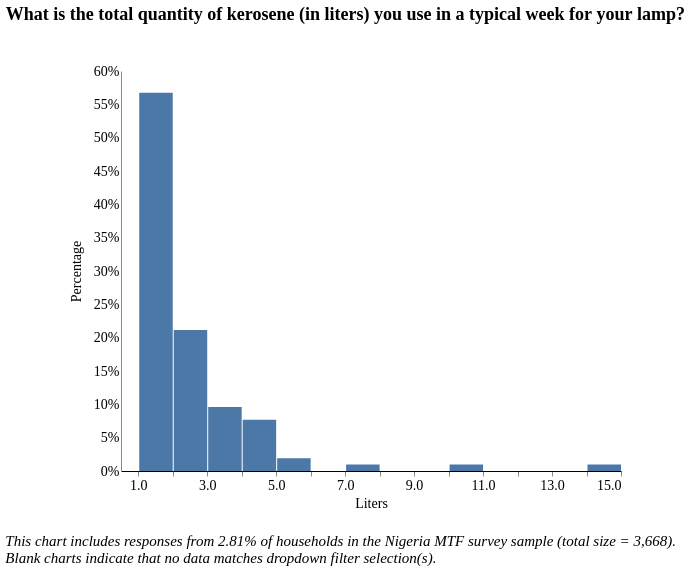

Vega-Lite specification for this chart:
### Vega-Lite specification from a JSON file in a GitHub repository (floating-point values rounded to 4 significant figures)
{"width": 800, "height": 400, "config": {"title": {"fontSize": 18, "font": "Times New Roman", "anchor": "center", "fontColor": "#000000"}, "axisX": {"domain": true, "domainColor": "#000000", "grid": false, "labelFont": "Times New Roman", "labelFontSize": 14, "titleFont": "Times New Roman", "titleFontSize": 14, "titleFontWeight": "normal", "title": "X Axis Title (units)"}, "axisY": {"domain": true, "grid": false, "gridColor": "#DEDDDD", "gridWidth": 1, "labelFont": "Times New Roman", "labelFontSize": 14, "labelAngle": 0, "ticks": false, "titleFont": "Times New Roman", "titleFontSize": 14, "titleFontWeight": "normal", "titlePadding": 10, "title": "Y Axis Title (units)"}, "range": {"category": ["#2980B9", "#003366", "#FFAE19", "#D68910", "#E67E22", "#D35400", "#FF4500", "#FF6162", "#438B28", "#45B39D", "#99ADC1", "#212F3C"]}, "legend": {"labelFont": "Times New Roman", "labelFontSize": 14, "symbolType": "square", "symbolSize": 100, "titleFont": "Times New Roman", "titleFontSize": 14, "titleFontWeight": "normal", "title": "Legend", "orient": "right", "offset": 0}, "tooltip": {"font": "Open Sans"}, "view": {"stroke": "transparent", "text": {"font": "Times New Roman", "color": ["#2980B9", "#003366", "#FFAE19", "#D68910", "#E67E22", "#D35400", "#FF4500", "#FF6162", "#438B28", "#45B39D", "#99ADC1", "#212F3C"], "fontSize": 14, "align": "right", "fontWeight": 400, "size": 14}, "bar": {"size": 40, "binSpacing": 1, "continuousBandSize": 30, "discreteBandSize": 30, "fill": ["#2980B9", "#003366", "#FFAE19", "#D68910", "#E67E22", "#D35400", "#FF4500", "#FF6162", "#438B28", "#45B39D", "#99ADC1", "#212F3C"], "stroke": false}}}, "concat": [{"mark": "bar", "encoding": {"tooltip": [{"field": "f_11", "title": "Response (Binned)", "type": "quantitative"}, {"aggregate": "sum", "field": "pct", "format": ".2%", "title": "Percentage", "type": "quantitative"}], "x": {"axis": {"title": "Liters"}, "bin": {"extent": [0.5, 15], "step": 1}, "field": "f_11", "scale": {"clamp": true, "domain": [0.5, 15]}, "type": "quantitative"}, "y": {"aggregate": "sum", "axis": {"format": "%"}, "field": "pct", "title": "Percentage", "type": "quantitative"}}, "height": 400, "selection": {"selector024": {"type": "single", "fields": ["i19a"], "bind": {"input": "select", "options": [null, "Wood purchased", "Wood collected", "Crop Residue/Plant Biomass", "Kerosene", "Charcoal", "LPG/cooking gas", "Electric", "Charcoal Briquettes", "Garbage", "Piped Natural Gas", "Coal Briquette", "Biomass Briquette", "Other, specify", "Coal/lignite"], "labels": ["All Responses", "Wood purchased", "Wood collected", "Crop Residue/Plant Biomass", "Kerosene", "Charcoal", "LPG/cooking gas", "Electric", "Charcoal Briquettes", "Garbage", "Piped Natural Gas", "Coal Briquette", "Biomass Briquette", "Other", "Coal/lignite"], "name": "Primary Source of Cooking Fuel  "}}, "selector023": {"type": "single", "fields": ["primary_stove"], "bind": {"input": "select", "options": [null, "3-Stone/Open Fire Stove", "Koresone Stove", "Missing Data", "Manufactured Stove Traditional", "LPG/Natural Gas Stove", "Electric Stove"], "labels": ["All Responses", "3-Stone/Open Fire Stove", "Kerosene Stove", "Primary Stove Not Listed", "Manufactured Stove Traditional", "LPG/Natural Gas Stove", "Electric Stove"], "name": "Primary Stove  "}}, "selector022": {"type": "single", "fields": ["main_src_elec"], "bind": {"input": "select", "options": [null, "No Electricity", "National Grid", "Electric Generator", "Solar lan/SLS/SHS", "Rechargeable battery", "Mini-grid"], "labels": ["All Responses", "No Electricity", "National Grid", "Electric Generator", "Solar lantern/SLS/SHS", "Rechargeable battery", "Mini-grid"], "name": "Primary Source Electricity  "}}, "selector021": {"type": "single", "fields": ["locality"], "bind": {"input": "select", "options": [null, 0, 1], "labels": ["National", "Urban", "Rural"], "name": "Locality Breakdown  "}}}, "title": {"text": ["What is the total quantity of kerosene (in liters) you use in a typical week for your lamp?"], "color": "black", "subtitleColor": "black", "offset": 40}, "transform": [{"joinaggregate": [{"op": "count", "field": "*", "as": "total"}]}, {"calculate": "1 / datum.total", "as": "pct"}, {"bin": {"maxbins": 20}, "field": "m", "as": "mbin"}, {"filter": {"selection": "selector024"}}, {"filter": {"selection": "selector023"}}, {"filter": {"selection": "selector022"}}, {"filter": {"selection": "selector021"}}], "width": 500}], "data": {"name": "data-3eb4fb18c0e454ba2437924653851446"}, "title": {"text": ["", "", "This chart includes responses from 2.81% of households in the Nigeria MTF survey sample (total size = 3,668).", "Blank charts indicate that no data matches dropdown filter selection(s)."], "anchor": "start", "baseline": "bottom", "font": "Times New Roman", "fontSize": 15, "fontStyle": "italic", "fontWeight": "normal", "orient": "bottom"}, "$schema": "https://vega.github.io/schema/vega-lite/v4.17.0.json", "datasets": {"data-3eb4fb18c0e454ba2437924653851446": [{"hh_id": 2000504560205, "main_src_elec": "No Electricity", "f_11": 7.0, "locality": 0, "f2": "Pressurized mantle lamp", "i19a": "Wood purchased", "primary_stove": "3-Stone/Open Fire Stove"}, {"hh_id": 2011514581205, "main_src_elec": "No Electricity", "f_11": 1.0, "locality": 1, "f2": "Hurricane lamp with glass cover", "i19a": "Kerosene", "primary_stove": "3-Stone/Open Fire Stove"}, {"hh_id": 2011519100912, "main_src_elec": "National Grid", "f_11": 3.0, "locality": 1, "f2": "Pressurized mantle lamp", "i19a": "Charcoal", "primary_stove": "Koresone Stove"}, {"hh_id": 3006518840101, "main_src_elec": null, "f_11": 3.0, "locality": 1, "f2": "Hurricane lamp with glass cover", "i19a": "Wood purchased", "primary_stove": "Manufactured Stove Traditional"}, {"hh_id": 3006518840302, "main_src_elec": null, "f_11": 2.0, "locality": 1, "f2": "Hurricane lamp with glass cover", "i19a": "Wood purchased", "primary_stove": "Manufactured Stove Traditional"}, {"hh_id": 3006518840501, "main_src_elec": null, "f_11": 2.0, "locality": 1, "f2": "Hurricane lamp with glass cover", "i19a": "Wood purchased", "primary_stove": "3-Stone/Open Fire Stove"}, {"hh_id": 3006518841801, "main_src_elec": null, "f_11": 2.0, "locality": 1, "f2": "Pressurized mantle lamp", "i19a": null, "primary_stove": "Manufactured Stove Traditional"}, {"hh_id": 3008505642201, "main_src_elec": null, "f_11": 3.0, "locality": 1, "f2": "Hurricane lamp with glass cover", "i19a": null, "primary_stove": "Manufactured Stove Traditional"}, {"hh_id": 3008505644701, "main_src_elec": null, "f_11": 1.0, "locality": 1, "f2": "Hurricane lamp with glass cover", "i19a": null, "primary_stove": "Koresone Stove"}, {"hh_id": 3008505644801, "main_src_elec": null, "f_11": 1.0, "locality": 1, "f2": "Hurricane lamp with glass cover", "i19a": null, "primary_stove": "Koresone Stove"}, {"hh_id": 3008515463201, "main_src_elec": null, "f_11": 1.0, "locality": 1, "f2": "Hurricane lamp with glass cover", "i19a": null, "primary_stove": "Koresone Stove"}, {"hh_id": 3008528924201, "main_src_elec": null, "f_11": 2.0, "locality": 1, "f2": "Hurricane lamp with glass cover", "i19a": null, "primary_stove": "3-Stone/Open Fire Stove"}, {"hh_id": 3009506762501, "main_src_elec": null, "f_11": 1.0, "locality": 1, "f2": "Hurricane lamp with glass cover", "i19a": null, "primary_stove": "3-Stone/Open Fire Stove"}, {"hh_id": 3010516320803, "main_src_elec": null, "f_11": 1.0, "locality": 0, "f2": "Hurricane lamp with glass cover", "i19a": null, "primary_stove": "3-Stone/Open Fire Stove"}, {"hh_id": 3013515721401, "main_src_elec": null, "f_11": 2.0, "locality": 1, "f2": "Hurricane lamp with glass cover", "i19a": null, "primary_stove": "3-Stone/Open Fire Stove"}, {"hh_id": 3013515721501, "main_src_elec": null, "f_11": 1.0, "locality": 1, "f2": "Hurricane lamp with glass cover", "i19a": null, "primary_stove": "3-Stone/Open Fire Stove"}, {"hh_id": 3023501920102, "main_src_elec": null, "f_11": 3.0, "locality": 0, "f2": "Hurricane lamp with glass cover", "i19a": null, "primary_stove": "3-Stone/Open Fire Stove"}, {"hh_id": 3032521982301, "main_src_elec": null, "f_11": 1.0, "locality": 1, "f2": "Hurricane lamp with glass cover", "i19a": null, "primary_stove": "Koresone Stove"}, {"hh_id": 4000509262602, "main_src_elec": null, "f_11": 2.0, "locality": 0, "f2": "Hurricane lamp with glass cover", "i19a": null, "primary_stove": "3-Stone/Open Fire Stove"}, {"hh_id": 4002507261403, "main_src_elec": null, "f_11": 1.0, "locality": 1, "f2": "Hurricane lamp with glass cover", "i19a": null, "primary_stove": "3-Stone/Open Fire Stove"}, {"hh_id": 4003507221101, "main_src_elec": null, "f_11": 1.0, "locality": 0, "f2": "Hurricane lamp with glass cover", "i19a": null, "primary_stove": "3-Stone/Open Fire Stove"}, {"hh_id": 4003511180303, "main_src_elec": null, "f_11": 2.0, "locality": 1, "f2": "Hurricane lamp with glass cover", "i19a": null, "primary_stove": "3-Stone/Open Fire Stove"}, {"hh_id": 4003511181605, "main_src_elec": null, "f_11": 2.0, "locality": 1, "f2": "Hurricane lamp with glass cover", "i19a": null, "primary_stove": "3-Stone/Open Fire Stove"}, {"hh_id": 4004511400901, "main_src_elec": null, "f_11": 2.0, "locality": 0, "f2": "Hurricane lamp with glass cover", "i19a": null, "primary_stove": "3-Stone/Open Fire Stove"}, {"hh_id": 4004514920902, "main_src_elec": null, "f_11": 1.0, "locality": 0, "f2": "Hurricane lamp with glass cover", "i19a": null, "primary_stove": "3-Stone/Open Fire Stove"}, {"hh_id": 4006506881001, "main_src_elec": null, "f_11": 2.0, "locality": 0, "f2": "Hurricane lamp with glass cover", "i19a": null, "primary_stove": "3-Stone/Open Fire Stove"}, {"hh_id": 4006506881601, "main_src_elec": null, "f_11": 1.0, "locality": 0, "f2": "Hurricane lamp with glass cover", "i19a": null, "primary_stove": "3-Stone/Open Fire Stove"}, {"hh_id": 4007503460105, "main_src_elec": null, "f_11": 2.0, "locality": 1, "f2": "Hurricane lamp with glass cover", "i19a": null, "primary_stove": "3-Stone/Open Fire Stove"}, {"hh_id": 4007503460701, "main_src_elec": null, "f_11": 4.0, "locality": 1, "f2": "Hurricane lamp with glass cover", "i19a": null, "primary_stove": "3-Stone/Open Fire Stove"}, {"hh_id": 4007512086101, "main_src_elec": null, "f_11": 5.0, "locality": 1, "f2": "Hurricane lamp with glass cover", "i19a": null, "primary_stove": "3-Stone/Open Fire Stove"}, {"hh_id": 4009508902401, "main_src_elec": null, "f_11": 15.0, "locality": 0, "f2": "Hurricane lamp with glass cover", "i19a": null, "primary_stove": "3-Stone/Open Fire Stove"}, {"hh_id": 4013502060102, "main_src_elec": null, "f_11": 1.0, "locality": 0, "f2": "Hurricane lamp with glass cover", "i19a": null, "primary_stove": "3-Stone/Open Fire Stove"}, {"hh_id": 4013502060904, "main_src_elec": null, "f_11": 3.0, "locality": 0, "f2": "Hurricane lamp with glass cover", "i19a": null, "primary_stove": "3-Stone/Open Fire Stove"}, {"hh_id": 4018502700601, "main_src_elec": null, "f_11": 2.0, "locality": 0, "f2": "Hurricane lamp with glass cover", "i19a": null, "primary_stove": "3-Stone/Open Fire Stove"}, {"hh_id": 4018502702301, "main_src_elec": null, "f_11": 1.0, "locality": 0, "f2": "Hurricane lamp with glass cover", "i19a": null, "primary_stove": "3-Stone/Open Fire Stove"}, {"hh_id": 4018502702401, "main_src_elec": null, "f_11": 2.0, "locality": 0, "f2": "Hurricane lamp with glass cover", "i19a": null, "primary_stove": "3-Stone/Open Fire Stove"}, {"hh_id": 4018502704602, "main_src_elec": null, "f_11": 2.0, "locality": 0, "f2": "Hurricane lamp with glass cover", "i19a": null, "primary_stove": "3-Stone/Open Fire Stove"}, {"hh_id": 4022513041101, "main_src_elec": null, "f_11": 3.0, "locality": 0, "f2": "Hurricane lamp with glass cover", "i19a": null, "primary_stove": "3-Stone/Open Fire Stove"}, {"hh_id": 4023509703802, "main_src_elec": null, "f_11": 1.0, "locality": 1, "f2": "Hurricane lamp with glass cover", "i19a": null, "primary_stove": "3-Stone/Open Fire Stove"}, {"hh_id": 4023513982102, "main_src_elec": null, "f_11": 4.0, "locality": 1, "f2": "Hurricane lamp with glass cover", "i19a": null, "primary_stove": "3-Stone/Open Fire Stove"}, {"hh_id": 10002513173301, "main_src_elec": null, "f_11": 1.0, "locality": 0, "f2": "Other, specify", "i19a": null, "primary_stove": "3-Stone/Open Fire Stove"}, {"hh_id": 10008507720302, "main_src_elec": null, "f_11": 1.0, "locality": 0, "f2": "Hurricane lamp with glass cover", "i19a": null, "primary_stove": "3-Stone/Open Fire Stove"}, {"hh_id": 10008507720701, "main_src_elec": null, "f_11": 1.0, "locality": 0, "f2": "Hurricane lamp with glass cover", "i19a": null, "primary_stove": "3-Stone/Open Fire Stove"}, {"hh_id": 10012510702501, "main_src_elec": null, "f_11": 1.0, "locality": 1, "f2": "Hurricane lamp with glass cover", "i19a": null, "primary_stove": "Koresone Stove"}, {"hh_id": 10013500993202, "main_src_elec": null, "f_11": 1.0, "locality": 1, "f2": "Hurricane lamp with glass cover", "i19a": null, "primary_stove": "Manufactured Stove Traditional"}, {"hh_id": 10013509260602, "main_src_elec": null, "f_11": 2.0, "locality": 1, "f2": "Hurricane lamp with glass cover", "i19a": null, "primary_stove": "Missing Data"}, {"hh_id": 10013509261201, "main_src_elec": null, "f_11": 1.0, "locality": 1, "f2": "Hurricane lamp with glass cover", "i19a": null, "primary_stove": "Missing Data"}, {"hh_id": 10015507540301, "main_src_elec": null, "f_11": 1.0, "locality": 1, "f2": "Open wick lamp", "i19a": null, "primary_stove": "Manufactured Stove Traditional"}, {"hh_id": 10015534241501, "main_src_elec": null, "f_11": 1.0, "locality": 1, "f2": "Hurricane lamp with glass cover", "i19a": null, "primary_stove": "LPG/Natural Gas Stove"}, {"hh_id": 10015534241601, "main_src_elec": null, "f_11": 1.0, "locality": 1, "f2": "Hurricane lamp with glass cover", "i19a": null, "primary_stove": "3-Stone/Open Fire Stove"}, {"hh_id": 10015534863201, "main_src_elec": null, "f_11": 1.0, "locality": 1, "f2": "Hurricane lamp with glass cover", "i19a": null, "primary_stove": "Manufactured Stove Traditional"}, {"hh_id": 10015544720604, "main_src_elec": null, "f_11": 1.0, "locality": 1, "f2": "Hurricane lamp with glass cover", "i19a": null, "primary_stove": "Missing Data"}, {"hh_id": 10016506640501, "main_src_elec": null, "f_11": 3.0, "locality": 1, "f2": "Hurricane lamp with glass cover", "i19a": null, "primary_stove": "Missing Data"}, {"hh_id": 10016506640701, "main_src_elec": null, "f_11": 4.0, "locality": 1, "f2": "Pressurized mantle lamp", "i19a": null, "primary_stove": "Koresone Stove"}, {"hh_id": 10016506640702, "main_src_elec": null, "f_11": 1.0, "locality": 1, "f2": "Hurricane lamp with glass cover", "i19a": null, "primary_stove": "3-Stone/Open Fire Stove"}, {"hh_id": 10031503384601, "main_src_elec": null, "f_11": 3.0, "locality": 1, "f2": "Hurricane lamp with glass cover", "i19a": null, "primary_stove": "3-Stone/Open Fire Stove"}, {"hh_id": 10033505165701, "main_src_elec": null, "f_11": 1.0, "locality": 0, "f2": "Hurricane lamp with glass cover", "i19a": null, "primary_stove": "3-Stone/Open Fire Stove"}, {"hh_id": 10040508922216, "main_src_elec": null, "f_11": 1.0, "locality": 1, "f2": "Open wick lamp", "i19a": null, "primary_stove": "3-Stone/Open Fire Stove"}, {"hh_id": 11001500204601, "main_src_elec": null, "f_11": 1.0, "locality": 1, "f2": "Hurricane lamp with glass cover", "i19a": null, "primary_stove": "3-Stone/Open Fire Stove"}, {"hh_id": 11002502201101, "main_src_elec": null, "f_11": 3.0, "locality": 1, "f2": "Hurricane lamp with glass cover", "i19a": null, "primary_stove": "3-Stone/Open Fire Stove"}, {"hh_id": 11007505261301, "main_src_elec": null, "f_11": 1.0, "locality": 0, "f2": "Hurricane lamp with glass cover", "i19a": null, "primary_stove": "3-Stone/Open Fire Stove"}, {"hh_id": 11010516482202, "main_src_elec": null, "f_11": 4.0, "locality": 1, "f2": "Hurricane lamp with glass cover", "i19a": null, "primary_stove": "Missing Data"}, {"hh_id": 11010516483104, "main_src_elec": null, "f_11": 1.0, "locality": 1, "f2": "Hurricane lamp with glass cover", "i19a": null, "primary_stove": "3-Stone/Open Fire Stove"}, {"hh_id": 11011514943702, "main_src_elec": null, "f_11": 1.0, "locality": 1, "f2": "Hurricane lamp with glass cover", "i19a": null, "primary_stove": "3-Stone/Open Fire Stove"}, {"hh_id": 11011515262205, "main_src_elec": null, "f_11": 1.0, "locality": 1, "f2": "Hurricane lamp with glass cover", "i19a": null, "primary_stove": "Koresone Stove"}, {"hh_id": 11011515262306, "main_src_elec": null, "f_11": 1.0, "locality": 1, "f2": "Hurricane lamp with glass cover", "i19a": null, "primary_stove": "Missing Data"}, {"hh_id": 11011518105104, "main_src_elec": null, "f_11": 1.0, "locality": 1, "f2": "Hurricane lamp with glass cover", "i19a": null, "primary_stove": "LPG/Natural Gas Stove"}, {"hh_id": 11012517362101, "main_src_elec": null, "f_11": 1.0, "locality": 1, "f2": "Hurricane lamp with glass cover", "i19a": null, "primary_stove": "LPG/Natural Gas Stove"}, {"hh_id": 11012526384404, "main_src_elec": null, "f_11": 1.0, "locality": 1, "f2": "Hurricane lamp with glass cover", "i19a": null, "primary_stove": "3-Stone/Open Fire Stove"}, {"hh_id": 11016511201801, "main_src_elec": null, "f_11": 1.0, "locality": 1, "f2": "Hurricane lamp with glass cover", "i19a": null, "primary_stove": "3-Stone/Open Fire Stove"}, {"hh_id": 11016511202401, "main_src_elec": null, "f_11": 4.0, "locality": 1, "f2": "Hurricane lamp with glass cover", "i19a": null, "primary_stove": "3-Stone/Open Fire Stove"}, {"hh_id": 11016511202701, "main_src_elec": null, "f_11": 1.0, "locality": 1, "f2": "Hurricane lamp with glass cover", "i19a": null, "primary_stove": "3-Stone/Open Fire Stove"}, {"hh_id": 11016511203401, "main_src_elec": null, "f_11": 1.0, "locality": 1, "f2": "Hurricane lamp with glass cover", "i19a": null, "primary_stove": "3-Stone/Open Fire Stove"}, {"hh_id": 11016511203701, "main_src_elec": null, "f_11": 1.0, "locality": 1, "f2": "Hurricane lamp with glass cover", "i19a": null, "primary_stove": "3-Stone/Open Fire Stove"}, {"hh_id": 11016514360501, "main_src_elec": null, "f_11": 1.0, "locality": 0, "f2": "Hurricane lamp with glass cover", "i19a": null, "primary_stove": "3-Stone/Open Fire Stove"}, {"hh_id": 11016514360701, "main_src_elec": null, "f_11": 2.0, "locality": 0, "f2": "Hurricane lamp with glass cover", "i19a": null, "primary_stove": "3-Stone/Open Fire Stove"}, {"hh_id": 11016516561701, "main_src_elec": null, "f_11": 1.0, "locality": 0, "f2": "Hurricane lamp with glass cover", "i19a": null, "primary_stove": "3-Stone/Open Fire Stove"}, {"hh_id": 11016516561702, "main_src_elec": null, "f_11": 4.0, "locality": 0, "f2": "Hurricane lamp with glass cover", "i19a": null, "primary_stove": "3-Stone/Open Fire Stove"}, {"hh_id": 11016516562602, "main_src_elec": null, "f_11": 4.0, "locality": 0, "f2": "Hurricane lamp with glass cover", "i19a": null, "primary_stove": "3-Stone/Open Fire Stove"}, {"hh_id": 11018504942501, "main_src_elec": null, "f_11": 1.0, "locality": 0, "f2": "Hurricane lamp with glass cover", "i19a": null, "primary_stove": "3-Stone/Open Fire Stove"}, {"hh_id": 11020516420101, "main_src_elec": null, "f_11": 1.0, "locality": 0, "f2": "Hurricane lamp with glass cover", "i19a": null, "primary_stove": "3-Stone/Open Fire Stove"}, {"hh_id": 11020516424301, "main_src_elec": null, "f_11": 1.0, "locality": 0, "f2": "Hurricane lamp with glass cover", "i19a": null, "primary_stove": "3-Stone/Open Fire Stove"}, {"hh_id": 11020521481501, "main_src_elec": null, "f_11": 1.0, "locality": 0, "f2": "Hurricane lamp with glass cover", "i19a": null, "primary_stove": "3-Stone/Open Fire Stove"}, {"hh_id": 11020521483301, "main_src_elec": null, "f_11": 3.0, "locality": 0, "f2": "Hurricane lamp with glass cover", "i19a": null, "primary_stove": "3-Stone/Open Fire Stove"}, {"hh_id": 11020521487802, "main_src_elec": null, "f_11": 5.0, "locality": 0, "f2": "Hurricane lamp with glass cover", "i19a": null, "primary_stove": "3-Stone/Open Fire Stove"}, {"hh_id": 11021513521001, "main_src_elec": null, "f_11": 4.0, "locality": 0, "f2": "Hurricane lamp with glass cover", "i19a": null, "primary_stove": "3-Stone/Open Fire Stove"}, {"hh_id": 11021513521801, "main_src_elec": null, "f_11": 2.0, "locality": 0, "f2": "Hurricane lamp with glass cover", "i19a": null, "primary_stove": "3-Stone/Open Fire Stove"}, {"hh_id": 11021513522601, "main_src_elec": null, "f_11": 1.0, "locality": 0, "f2": "Hurricane lamp with glass cover", "i19a": null, "primary_stove": "3-Stone/Open Fire Stove"}, {"hh_id": 11022501100201, "main_src_elec": null, "f_11": 2.0, "locality": 0, "f2": "Open wick lamp", "i19a": null, "primary_stove": "3-Stone/Open Fire Stove"}, {"hh_id": 11022501100201, "main_src_elec": null, "f_11": 2.0, "locality": 0, "f2": "Hurricane lamp with glass cover", "i19a": null, "primary_stove": "3-Stone/Open Fire Stove"}, {"hh_id": 11022501103301, "main_src_elec": null, "f_11": 1.0, "locality": 0, "f2": "Hurricane lamp with glass cover", "i19a": null, "primary_stove": "3-Stone/Open Fire Stove"}, {"hh_id": 11022509882801, "main_src_elec": null, "f_11": 1.0, "locality": 0, "f2": "Hurricane lamp with glass cover", "i19a": null, "primary_stove": "3-Stone/Open Fire Stove"}, {"hh_id": 11022509882901, "main_src_elec": null, "f_11": 1.0, "locality": 0, "f2": "Hurricane lamp with glass cover", "i19a": null, "primary_stove": "3-Stone/Open Fire Stove"}, {"hh_id": 11022509884501, "main_src_elec": null, "f_11": 10.0, "locality": 0, "f2": "Hurricane lamp with glass cover", "i19a": null, "primary_stove": "3-Stone/Open Fire Stove"}, {"hh_id": 11022509885201, "main_src_elec": null, "f_11": 1.0, "locality": 0, "f2": "Hurricane lamp with glass cover", "i19a": null, "primary_stove": "3-Stone/Open Fire Stove"}, {"hh_id": 12000514380101, "main_src_elec": null, "f_11": 1.0, "locality": 1, "f2": "Hurricane lamp with glass cover", "i19a": null, "primary_stove": "3-Stone/Open Fire Stove"}, {"hh_id": 12002502761702, "main_src_elec": null, "f_11": 1.0, "locality": 1, "f2": "Hurricane lamp with glass cover", "i19a": null, "primary_stove": "3-Stone/Open Fire Stove"}, {"hh_id": 12003508341004, "main_src_elec": null, "f_11": 2.0, "locality": 0, "f2": "Hurricane lamp with glass cover", "i19a": null, "primary_stove": "3-Stone/Open Fire Stove"}, {"hh_id": 12004503081003, "main_src_elec": null, "f_11": 1.0, "locality": 0, "f2": "Hurricane lamp with glass cover", "i19a": null, "primary_stove": "3-Stone/Open Fire Stove"}, {"hh_id": 12004503081405, "main_src_elec": null, "f_11": 1.0, "locality": 0, "f2": "Hurricane lamp with glass cover", "i19a": null, "primary_stove": "3-Stone/Open Fire Stove"}, {"hh_id": 12006506642201, "main_src_elec": null, "f_11": 1.0, "locality": 1, "f2": "Hurricane lamp with glass cover", "i19a": null, "primary_stove": "Missing Data"}, {"hh_id": 12006508903008, "main_src_elec": null, "f_11": 2.0, "locality": 1, "f2": "Hurricane lamp with glass cover", "i19a": null, "primary_stove": "3-Stone/Open Fire Stove"}, {"hh_id": 12009512741105, "main_src_elec": null, "f_11": 1.0, "locality": 0, "f2": "Hurricane lamp with glass cover", "i19a": null, "primary_stove": "3-Stone/Open Fire Stove"}, {"hh_id": 12013508040501, "main_src_elec": null, "f_11": 2.0, "locality": 0, "f2": "Hurricane lamp with glass cover", "i19a": null, "primary_stove": "3-Stone/Open Fire Stove"}]}}
